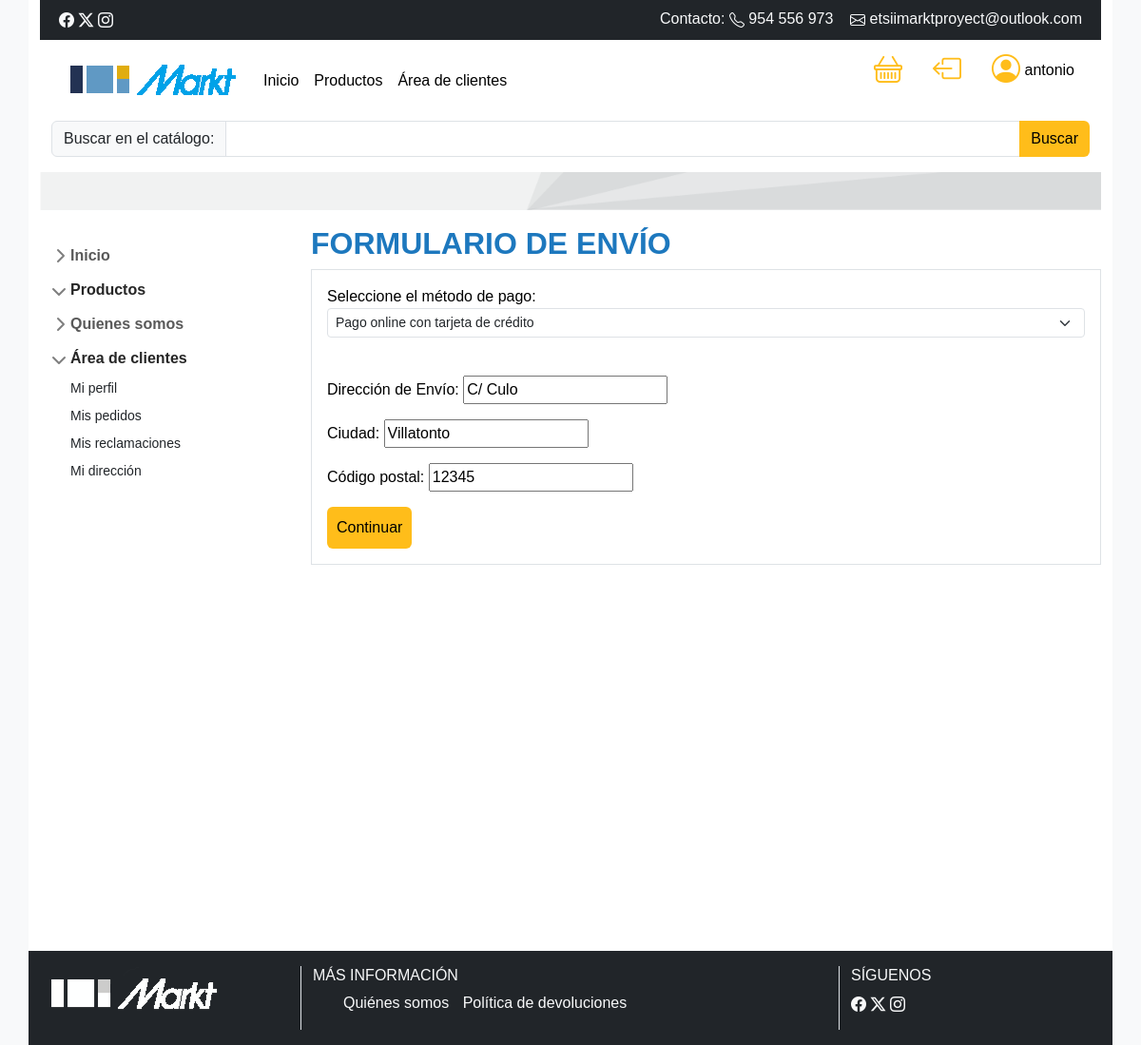
Page /formulario_envio/3/ (signed in) on the committed database.
### clientes/models.py (models this page shows, shortened)
class DireccionCliente(models.Model):
    PAGO_CHOICES = [
        ('contrarrempolso', 'Contrareenbolso'),
        ('pasarela', 'Tarjeta de crédito'),
    ]
    user = models.ForeignKey(User, on_delete=models.CASCADE)
    direccion = models.CharField(max_length=100)
    ciudad = models.CharField(max_length=50)
    postal = models.CharField(max_length=10)
    formaPago = models.CharField(max_length=50, choices=PAGO_CHOICES, default='contrarrempolso', verbose_name="Método preferido de pago")

### pedidos/views.py (the view)
# urls.py: path('formulario_envio/<int:pedido_id>/', formulario_envio, name='formulario_envio'),
def formulario_envio(request, pedido_id):
    user = request.user
    if request.user.is_authenticated:
        direccionCliente = DireccionCliente.objects.get(user=user)
        email = user.email
        direccion = direccionCliente.direccion
        ciudad = direccionCliente.ciudad
        postal = direccionCliente.postal
        formaPago = direccionCliente.formaPago
        destinatario = user.first_name + " " + user.last_name
        return render(request, 'envios/formulario_envio.html', {'pedido_id':pedido_id, 'email': email, 'postal': postal, 'direccion': direccion, 'ciudad': ciudad, 'formaPago': formaPago, 'destinatario': destinatario})
    else:
        return render(request, 'envios/formulario_envio.html', {'pedido_id':pedido_id})

### templates/envios/formulario_envio.html (shortened to what this page needs)
{% extends 'base.html' %}
{% block content %}
<head>
</head>
<body>
    <h2>Formulario de Envío</h2>
    <div class="formulario-envio border p-3">
    <form method="post" action="{% url 'procesar_pedido' %}">
        Seleccione el método de pago:
        <select class="form-select form-select-sm" aria-label=".form-select-sm example" name="formaPago" value = "{{formaPago}}">
            {% if formaPago == 'pasarela' %}
            <option value="pasarela" selected>Pago online con tarjeta de crédito</option>
            {% else %}
            <option value="contrarrempolso" selected>Contrareembolso</option>
            <option value="pasarela">Pago online con tarjeta de crédito</option>
            {% endif %}
          </select>
        <br>
        <p><label for="direccion">Dirección de Envío:</label>
        <input type="text" name="direccion" required value = "{{direccion}}"></p>
        <p><label for="ciudad">Ciudad:</label>
        <input type="text" name="ciudad" required value = "{{ciudad}}"></p>
        <p><label for="postal">Código postal:</label>
        <input type="number" name="postal" required value = "{{postal}}"></p>
        <button class="btn btn-secondary" type="submit">Continuar</button>
    </form>
</div>
</body>
{% endblock %}

### templates/header.html (shortened to what this page needs)
    <div class="container">
      <div class="row bg-dark text-light p-2">
        <div class="col-6"><i class="bi bi-facebook"></i> <i class="bi bi-twitter-x"></i> <i class="bi bi-instagram"></i></div>
        <div class="col-6" style="text-align: right">Contacto: <i class="bi bi-telephone"></i> 	954 556 973 &nbsp;&nbsp;&nbsp;<i class="bi bi-envelope"></i> etsiimarktproyect@outlook.com</div>
    </div>
        <div class="row ">
            <div class="col-8">
                <nav class="navbar navbar-expand-lg bg-body-tertiary">
                    <div class="container-fluid">
                      <a class="navbar-brand" href="/"><img src="/media/images/logo.png" alt="Logo" class="img-fluid"></a>
                      <div class="collapse navbar-collapse" id="navbarSupportedContent">
                        <ul class="navbar-nav me-auto mb-2 mb-lg-0">
                          <li class="nav-item">
                            <a class="nav-link active" aria-current="home" href="/">Inicio</a>
                          </li>
                          <li class="nav-item">
                            <a class="nav-link" href="/catalogo">Productos</a>
                          </li>
                          {% if user.is_authenticated %}
                          <li class="nav-item">
                            <a class="nav-link" href="/perfil">Área de clientes</a>
                          </li>
                          {% else %}
                          <li class="nav-item">
                            <a class="nav-link" href="/seguimiento">Mis pedidos</a>
                          </li>
                          {% endif %}
                        </ul>
                      </div>
                    </div>
                  </nav>
            </div>
            <div class="col-4">
                <ul class="nav users" style="float: right">
                  <li class="nav-item">
                    <a class="nav-link" href="/productos/carrito"><i class="bi bi-basket"></i></a>
                  </li>
                    {% if user.is_authenticated %}
                    <li class="nav-item">
                      <a class="nav-link active" aria-current="page" href="/logout_personalizado"><i class="bi bi-box-arrow-left"></i></a>
                    </li>
                      <li class="nav-item">
                        <a class="nav-link active" aria-current="page" href="/perfil"><i class="bi bi-person-circle"></i> {{ user.username }}</a>
                      </li>
                    {% else %}
                      <li class="nav-item">
                        <a class="nav-link active" aria-current="page" href="/login"><i class="bi bi-person-circle"></i></a>
                      </li>
                    {% endif %}
                  </ul>
            </div>
        </div>
        <div class="row">
            <div class="col-12">
                <form class="d-flex" role="search" method="get" action="{% url 'catalogo' %}">
                  <div class="input-group">
                  <label for="search" class="input-group-text">Buscar en el catálogo: </label>
                  <input class="form-control" type="text" name="q" id="search" value="{{ query }}">
                  <button class="btn btn-outline-secondary" type="submit">Buscar</button>
                  </div>
            </form>
            </div>
        </div>
    </div>

### static/css/styles.css (style rules this page uses)
:root { --primary-color: #1d78be; --secondary-color: #ffbd1a; --dark-color: #333333; }
body { font-family: Arial,"Lexend Deca","Helvetica Neue",Helvetica,Arial,sans-serif; background-color: var(--bs-gray-100); color: var(--bs-black); margin: 0; padding: 0; }
h2 { color: var(--primary-color); font-weight: 700; text-transform: uppercase; }
.btn.btn-secondary { background-color: var(--secondary-color); color: var(--bs-black); padding: 10px 10px; border: none; cursor: pointer; }
button.btn.btn-outline-secondary { background-color: var(--secondary-color); border: none; color: var(--bs-black); }
nav.bg-body-tertiary { --bs-bg-opacity: 0 !important; background-color: var(--bs-white) !important; }
a.nav-link.active { color: inherit; }
.nav.users .bi { color: var(--secondary-color) !important; font-size: 30px !important; }

### static/css/sidebars.css (style rules this page uses)
body { min-height: 100vh; min-height: -webkit-fill-available; }
html { height: -webkit-fill-available; }
.bi { vertical-align: -.125em; pointer-events: none; fill: currentColor; }

### rows in the picture
DireccionCliente: formaPago "Pago online con tarjeta de crédito", direccion "C/ Culo", ciudad "Villatonto", postal "12345"

### other values in the picture
{{ user.username }} "antonio"
